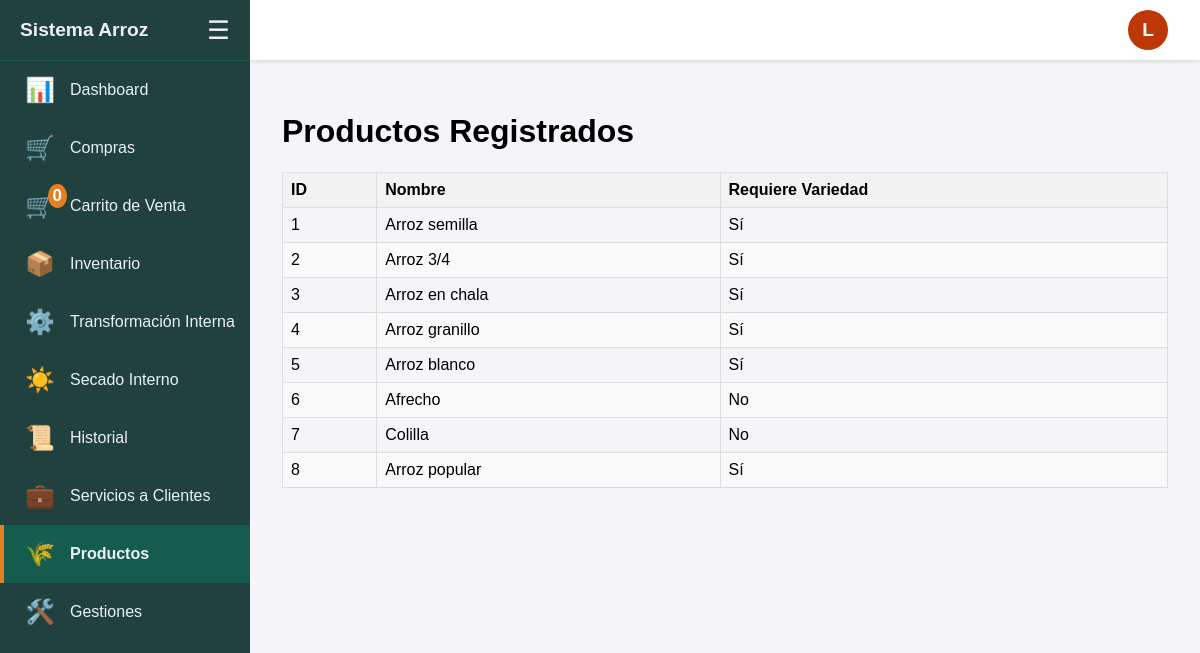
Page /productos (signed in) on the committed database.
### tables this page shows
CREATE TABLE productos (
                id INTEGER PRIMARY KEY AUTOINCREMENT,
                nombre TEXT NOT NULL,
                codigo_producto TEXT NOT NULL UNIQUE,
                requiere_variedad INTEGER NOT NULL DEFAULT 1
            );

### blueprints/reports.py (the view)
@reports_bp.route('/productos')
@login_required
def productos():
    productos = obtener_productos()
    return render_template('productos.html', productos=productos)

### blueprints/__init__.py (called while the page is built)
def login_required(f):
    @wraps(f)
    def decorated_function(*args, **kwargs):
        if g.user is None:
            return redirect(url_for('auth.login', next=request.url))
        return f(*args, **kwargs)
    return decorated_function

### db.py (called while the page is built)
def obtener_ingenio_por_id_db(ingenio_id: int):
    with sqlite3.connect(DB_NAME) as conn:
        c = conn.cursor()
        return c.execute("SELECT id, nombre, direccion, nit, celular FROM ingenios WHERE id = ?", (ingenio_id,)).fetchone()

### logic.py (called while the page is built)
def obtener_productos():
    with sqlite3.connect(DB_NAME) as conn:
        c = conn.cursor()
        c.execute("SELECT id, nombre, requiere_variedad FROM productos")
        return c.fetchall()

### templates/productos.html (shortened to what this page needs)
{% extends "index.html" %}
{% block content %}
  <h1>Productos Registrados</h1>
  <table>
    <thead>
      <tr>
        <th>ID</th>
        <th>Nombre</th>
        <th>Requiere Variedad</th>
      </tr>
    </thead>
    <tbody>
      {% for id, nombre, req in productos %}
      <tr>
        <td>{{ id }}</td>
        <td>{{ nombre }}</td>
        <td>{{ 'Sí' if req else 'No' }}</td>
      </tr>
      {% endfor %}
    </tbody>
  </table>
{% endblock %}

### templates/index.html (style rules this page uses)
:root { --sidebar-width-expanded: 250px; --sidebar-width-collapsed: 80px; --top-bar-height: 60px; --sidebar-bg-color: #20413d; --sidebar-text-color: #ecf0f1; --sidebar-hover-bg: #155c4f; --sidebar-icon-color: #e67e22; }
body { font-family: sans-serif; margin: 0; background-color: #f4f4f9; }
table { border-collapse: collapse; width: 100%; margin-top: 1em; }
th, td { border: 1px solid #ddd; padding: 8px; text-align: left; }
th { background-color: #f2f2f2; }
tr:nth-child(even) { background-color: #f9f9f9; }

### rows in the picture
productos: id "1", nombre "Arroz semilla", requiere_variedad "Sí"
productos: id "2", nombre "Arroz 3/4", requiere_variedad "Sí"
productos: id "3", nombre "Arroz en chala", requiere_variedad "Sí"
productos: id "4", nombre "Arroz granillo", requiere_variedad "Sí"
productos: id "5", nombre "Arroz blanco", requiere_variedad "Sí"
productos: id "6", nombre "Afrecho", requiere_variedad "No"
productos: id "7", nombre "Colilla", requiere_variedad "No"
productos: id "8", nombre "Arroz popular", requiere_variedad "Sí"

### other values in the picture
{{ session.get('carrito', {})|length }} "0"
{{ g.user.email[0]|upper }} "L"
